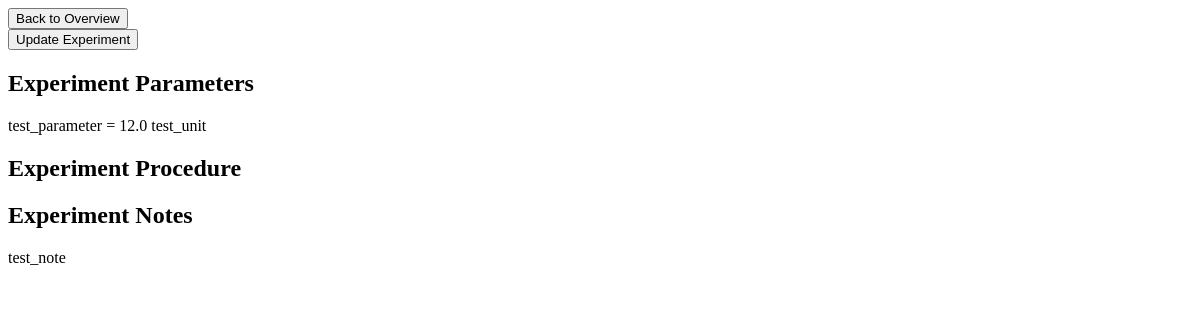
/polls/sample/2/, run on an earlier commit of the app's database.
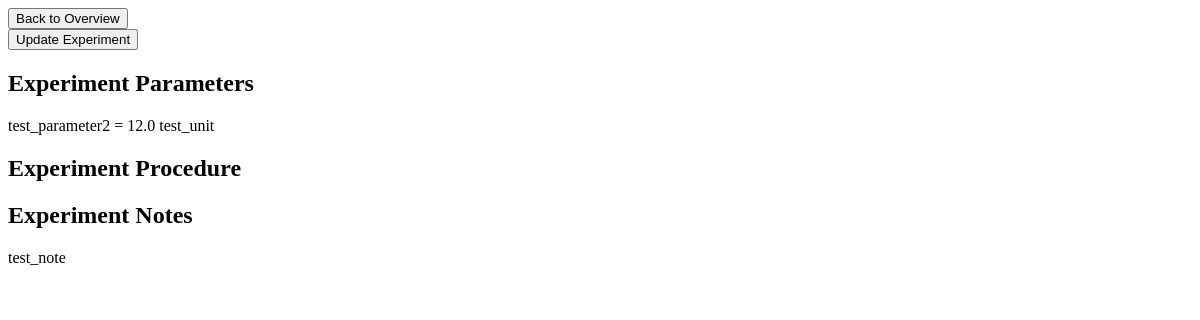
And on a later commit of the database.
### polls/models.py (models this page shows, shortened)
class Parameter(models.Model):
    step = models.ForeignKey(Step, on_delete=models.CASCADE, related_name='step_parameters', blank=True, null=True)
    sample = models.ForeignKey(Sample, on_delete=models.CASCADE, related_name='sample_parameters', blank=True,
                               null=True)
    experiment = models.ForeignKey(Experiment, on_delete=models.CASCADE, related_name='experiment_parameters',
                                   blank=True, null=True)
    name = models.CharField(max_length=200)
    value = models.FloatField(default=None)
    unit = models.CharField(max_length=200)

### polls/views.py (the view)
# urls.py: path('sample/<int:parent_id>/', views.SampleDetailView.as_view(),
class SampleDetailView(generic.DetailView):
    template_name = 'polls/sample-detail.html'
    object = None
    def get(self, request, *args, **kwargs):
        self.object = get_object_or_404(Sample, id=self.kwargs['parent_id'])
        return self.render_to_response(self.get_context_data(parent=self.object,
                                                             parent_id=self.object.id))

### polls/templates/polls/sample-detail.html (shortened to what this page needs)
{%extends 'polls/base.html'%}
{% block content %}
<form action="{% url 'polls:index' %}" >
    <input type="submit" value="Back to Overview">
</form>
<div>
    <form action="{% url 'polls:sample-update-parameter' parent_id %}">
        <input type="submit" value="Update Experiment">
    </form>
</div>
<div>
    <h2> Experiment Parameters </h2>
    {% block sample-update-parameter %}
    {% for parameter in parent.sample_parameters.all %}
    <div class="inline">
        {{ parameter.name }} =
        {{ parameter.value }}
        {{ parameter.unit }}
    </div>
    {% endfor %}
    {% endblock %}
    <h2> Experiment Procedure </h2>
        </div>
    <h2> Experiment Notes </h2>
    {% for note in parent.sample_notes.all %}
    <div class="inline">
        {{ note.text }}
    </div>
    {% endfor %}
</body>
</html>
{% endblock %}

What changed in the data, as far as the page shows it:
changed Parameter "test_unit": name "test_parameter" → "test_parameter2"
